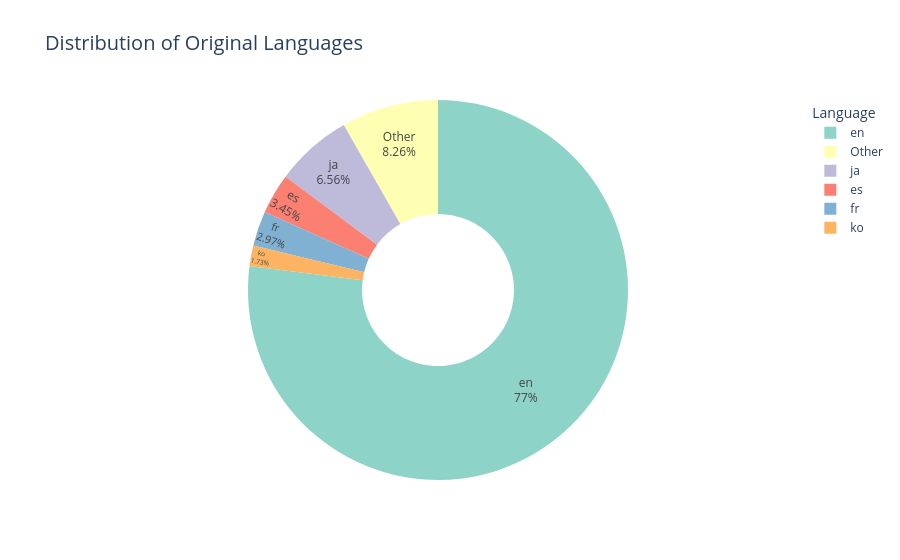

Here is the notebook cell this chart was saved with:
### Code cell
import plotly.express as px

fig = px.pie(
    language_pie,
    names="Language",
    values="Count",
    title="Distribution of Original Languages",
    hole=0.4,
    color_discrete_sequence=px.colors.qualitative.Set3
)

fig.update_traces(
    textposition="inside",
    textinfo="label+percent"
)

fig.update_layout(
    template="plotly_white",
    title_font_size=20,
    legend_title="Language"
)

fig.show()

### Figure 1 — Plotly figure (JSON) as saved in the notebook; plotly's stock layout.template omitted (floating-point values rounded to 4 significant figures)
{"data": [{"domain": {"x": [0, 1], "y": [0, 1]}, "hole": 0.4, "hovertemplate": "Language=%{label}<br>Count=%{value}<extra></extra>", "labels": ["en", "ja", "es", "fr", "ko", "Other"], "legendgroup": "", "name": "", "showlegend": true, "textinfo": "label+percent", "textposition": "inside", "type": "pie", "values": [7569, 645, 339, 292, 170, 812]}], "layout": {"legend": {"title": {"text": "Language"}, "tracegroupgap": 0}, "piecolorway": ["rgb(141,211,199)", "rgb(255,255,179)", "rgb(190,186,218)", "rgb(251,128,114)", "rgb(128,177,211)", "rgb(253,180,98)", "rgb(179,222,105)", "rgb(252,205,229)", "rgb(217,217,217)", "rgb(188,128,189)", "rgb(204,235,197)", "rgb(255,237,111)"], "title": {"font": {"size": 20}, "text": "Distribution of Original Languages"}}}
